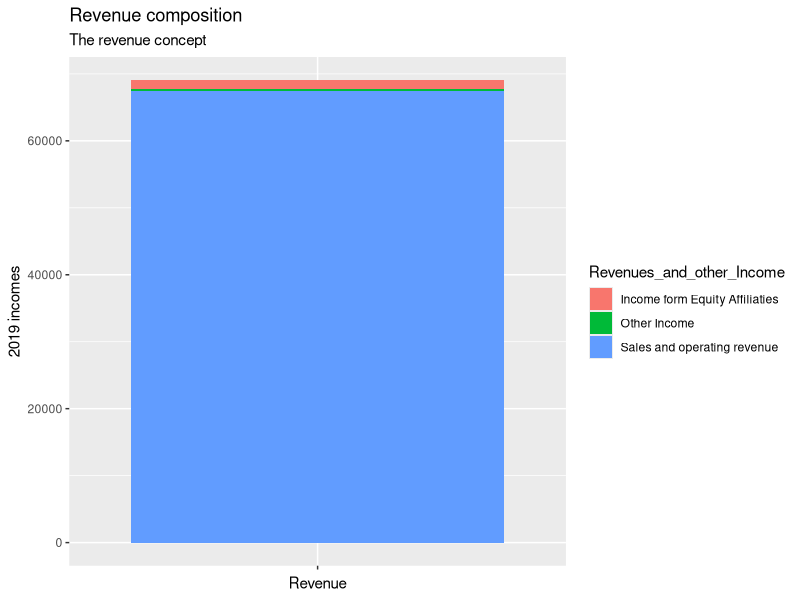

Here is the R script that generated this plot:
## ---- chunk 1

library(ggplot2)
library(tidyverse)

## ---- chunk 2

CCSOI <- data.frame(Revenues_and_other_Income = c("Sales and operating revenue",
                                                  "Income form Equity Affiliaties",
                                                  "Other Income"),
                    Thirteenth_June_2019 = c(67491, 1359, 241),
                    Thirteenth_June_2018 = c(71456, 1729, 316))

## ---- chunk 3

r <- ggplot(data = CCSOI, aes(x = "", y = Thirteenth_June_2019, fill = Revenues_and_other_Income))
r+ geom_bar(stat = "identity") +
  ylab("2019 incomes")+
  xlab("Revenue") +
  ggtitle("Revenue composition", subtitle = "The revenue concept") +
  theme(axis.text.x = element_text(angle = 90, vjust = 0.5)) +
  scale_color_discrete(name = "Revenue of ExxonMovil")
  


